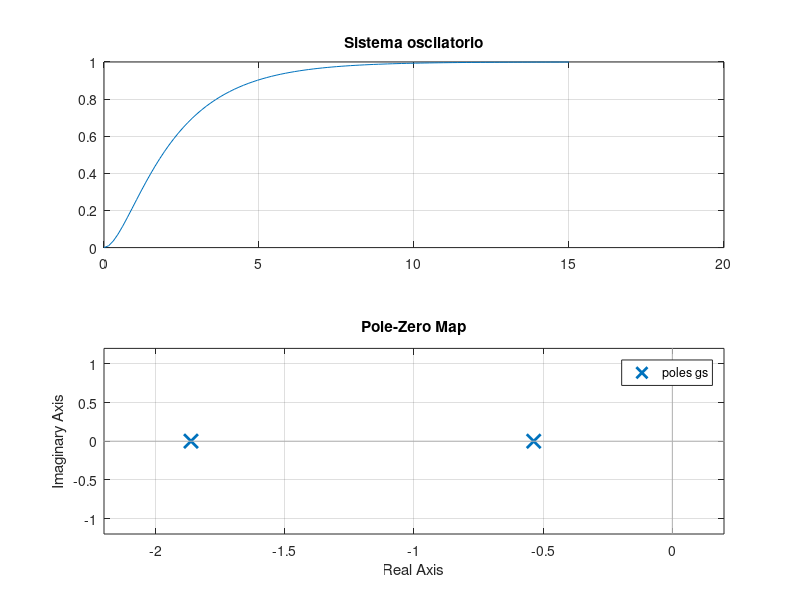

This chart was generated by the following MATLAB code:
clc,clear all,close all;
num=1;
den=[2 1];
gs=tf(num,den);
roots(den);
pole(gs);
%%
wn=1;
xi=1.2;%0 osilatorio,0.2 subamoprtiguado,1 crticament amortiguado.1.2sobre amoritguado

num=wn^2;
den=[1 2*xi*wn wn^2];
gs=tf(num,den);

roots(den);
pole(gs);

[y,t]=step(gs,15);

subplot(2,1,1)
plot(t,y);
grid on
title("Sistema oscilatorio");
subplot(2,1,2)
pzmap(gs)

%%
